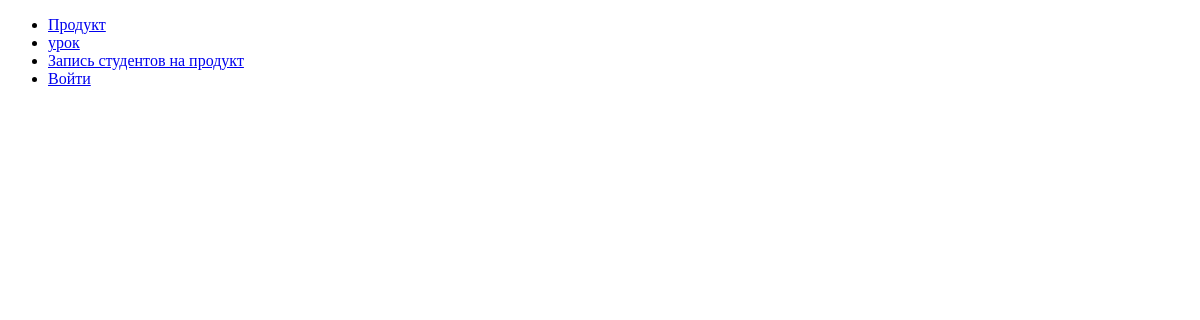
The app's page /, older data.
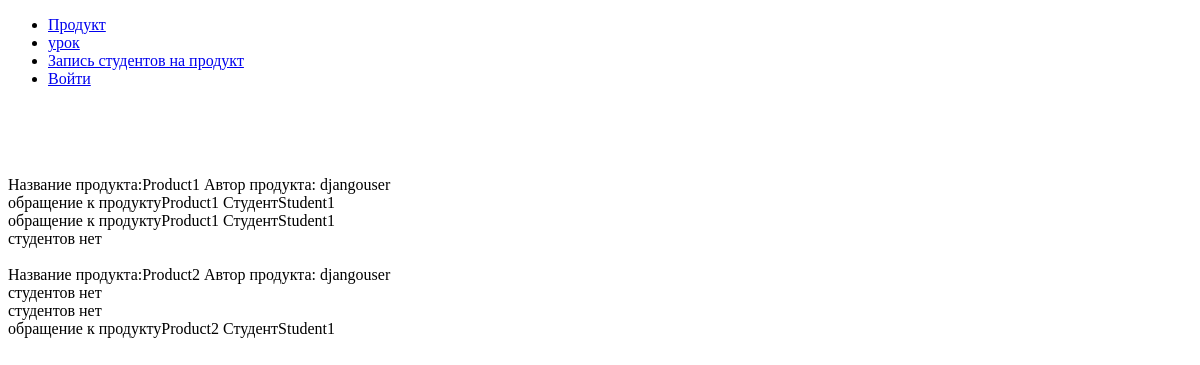
The same page, newer data.
### test1/models.py (models this page shows, shortened)
class Product(models.Model):
	product_name = models.CharField(max_length=150, default="Product")
	author = models.ForeignKey(User ,on_delete=models.CASCADE)
	start_product_date = models.DateTimeField(default = timezone.now)
	price = models.PositiveIntegerField(default=1)
	min_users = models.PositiveIntegerField(default=2)
	max_users = models.PositiveIntegerField(default=3)
	def __str__(self):
		return f"{self.product_name}, {self.author},{self.start_product_date}"

class User_have_product(models.Model):
	student = models.ForeignKey(User ,on_delete=models.CASCADE)
	product = models.ForeignKey(Product ,on_delete=models.CASCADE)

### test1/views.py (the view)
# urls.py: path('', views.index, name="index"),
def index(request):
    product_list=Product.objects.all()
    students_list=User_have_product.objects.all()
    print(product_list)
    return render(request, 'test1/index.html',{'product_list':product_list,'students_list':students_list})

### test1/templates/test1/index.html (shortened to what this page needs)
 {% extends 'headertemplate.html' %}
 {% block content %}
 {% for prod in product_list %}
 Название продукта:{{prod.product_name}}
 Автор продукта: {{prod.author}}<br>
{% for usr in students_list %}
{% if prod.id == usr.product.id %}
обращение к продукту{{usr.product.product_name}}
Студент{{usr.student}}<br>
{% else %}
студентов нет<br>
{% endif %}
{% endfor %}
<br>
 {% endfor %}
 {% endblock %}

Row changes from the older to the newer data that the page shows:
added Product: product_name "Product1", author "djangouser"
added User_have_product: product.product_name "Product1", student "Student1", shows "студентов нет"
added User_have_product: product.product_name "Product1", student "Student1", shows "студентов нет"
added User_have_product: shows "студентов нет", product.product_name "Product2", student "Student1"
added Product: product_name "Product2", author "djangouser"
